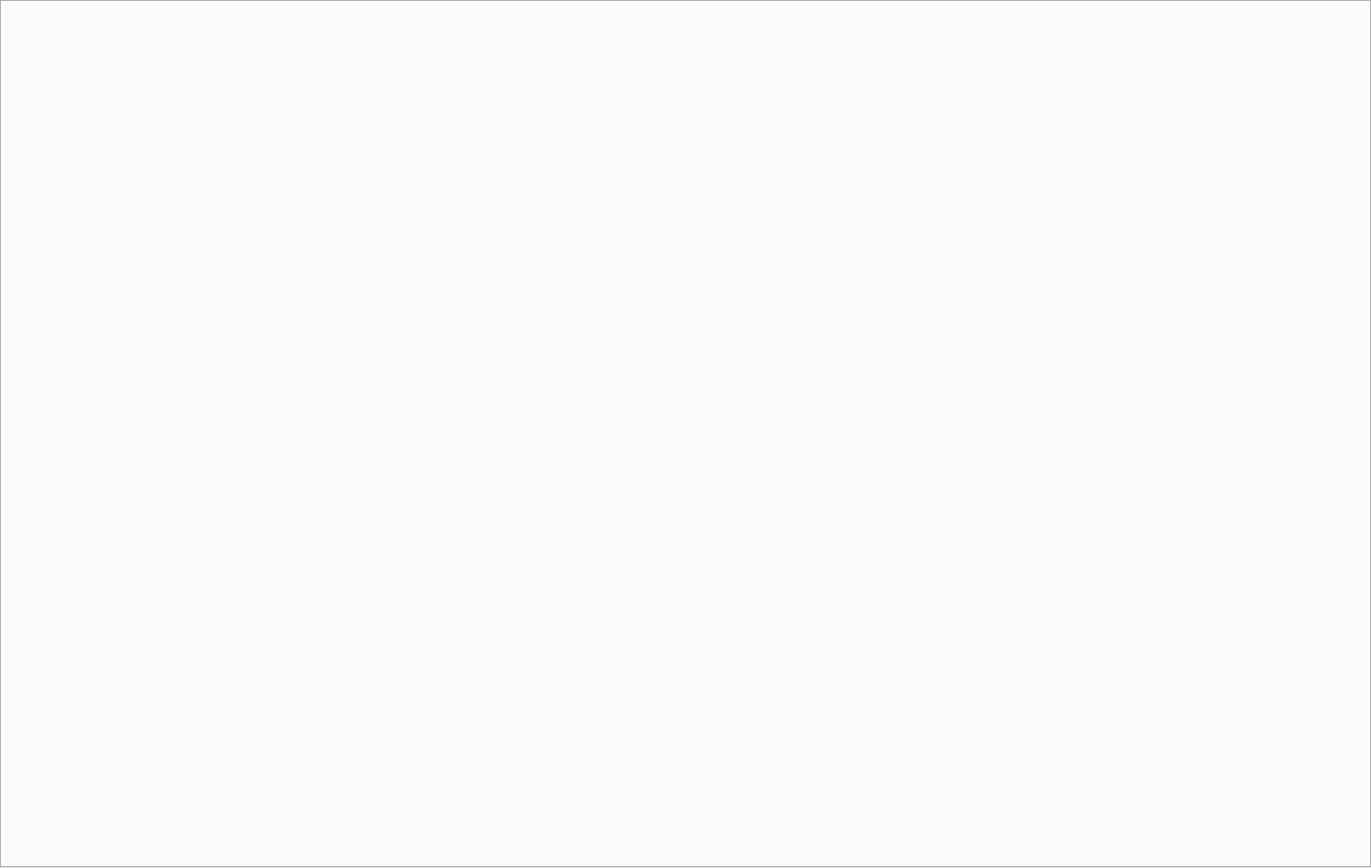
<?xml version="1.0" encoding="UTF-8"?>
<ui version="4.0">
 <class>MainWindow</class>
 <widget class="QMainWindow" name="MainWindow">
  <property name="geometry">
   <rect>
    <x>0</x>
    <y>0</y>
    <width>1500</width>
    <height>950</height>
   </rect>
  </property>
  <property name="windowTitle">
   <string>MainWindow</string>
  </property>
  <widget class="QWidget" name="centralwidget">
   <widget class="QTabWidget" name="tabWidget">
    <property name="geometry">
     <rect>
      <x>0</x>
      <y>0</y>
      <width>1500</width>
      <height>950</height>
     </rect>
    </property>
   </widget>
  </widget>
 </widget>
 <resources/>
 <connections/>
</ui>
